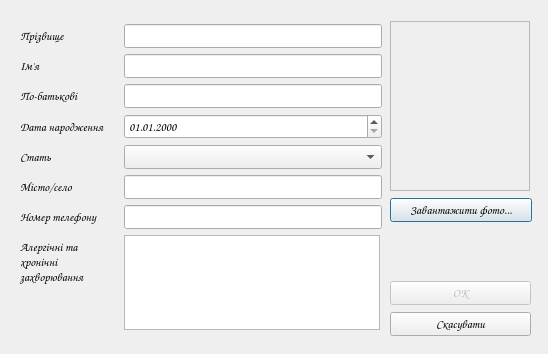
<?xml version="1.0" encoding="UTF-8"?>
<ui version="4.0">
 <class>AddPatientDialog</class>
 <widget class="QDialog" name="AddPatientDialog">
  <property name="geometry">
   <rect>
    <x>0</x>
    <y>0</y>
    <width>548</width>
    <height>354</height>
   </rect>
  </property>
  <property name="font">
   <font>
    <family>Comic Sans MS</family>
    <pointsize>9</pointsize>
   </font>
  </property>
  <property name="windowTitle">
   <string>Створити картку пацієнта</string>
  </property>
  <widget class="QWidget" name="layoutWidget">
   <property name="geometry">
    <rect>
     <x>390</x>
     <y>20</y>
     <width>142</width>
     <height>203</height>
    </rect>
   </property>
   <layout class="QVBoxLayout" name="verticalLayout">
    <item>
     <widget class="QLabel" name="patient_photo_lbl">
      <property name="sizePolicy">
       <sizepolicy hsizetype="Expanding" vsizetype="Preferred">
        <horstretch>0</horstretch>
        <verstretch>0</verstretch>
       </sizepolicy>
      </property>
      <property name="minimumSize">
       <size>
        <width>140</width>
        <height>170</height>
       </size>
      </property>
      <property name="maximumSize">
       <size>
        <width>140</width>
        <height>170</height>
       </size>
      </property>
      <property name="frameShape">
       <enum>QFrame::StyledPanel</enum>
      </property>
      <property name="text">
       <string/>
      </property>
      <property name="pixmap">
       <pixmap resource="res/res.qrc">:/action_icons/default_user.png</pixmap>
      </property>
      <property name="scaledContents">
       <bool>false</bool>
      </property>
      <property name="alignment">
       <set>Qt::AlignCenter</set>
      </property>
      <property name="margin">
       <number>0</number>
      </property>
      <property name="indent">
       <number>-1</number>
      </property>
      <property name="openExternalLinks">
       <bool>false</bool>
      </property>
     </widget>
    </item>
    <item>
     <widget class="QPushButton" name="load_photo_pb">
      <property name="text">
       <string>Завантажити фото...</string>
      </property>
     </widget>
    </item>
   </layout>
  </widget>
  <widget class="QWidget" name="layoutWidget">
   <property name="geometry">
    <rect>
     <x>20</x>
     <y>24</y>
     <width>362</width>
     <height>321</height>
    </rect>
   </property>
   <layout class="QFormLayout" name="formLayout">
    <item row="0" column="0">
     <widget class="QLabel" name="label">
      <property name="text">
       <string>Прізвище</string>
      </property>
     </widget>
    </item>
    <item row="0" column="1">
     <widget class="QLineEdit" name="s_name_le">
      <property name="minimumSize">
       <size>
        <width>0</width>
        <height>23</height>
       </size>
      </property>
      <property name="clearButtonEnabled">
       <bool>true</bool>
      </property>
     </widget>
    </item>
    <item row="1" column="0">
     <widget class="QLabel" name="label_2">
      <property name="text">
       <string>Ім'я</string>
      </property>
     </widget>
    </item>
    <item row="1" column="1">
     <widget class="QLineEdit" name="name_le">
      <property name="minimumSize">
       <size>
        <width>0</width>
        <height>23</height>
       </size>
      </property>
      <property name="clearButtonEnabled">
       <bool>true</bool>
      </property>
     </widget>
    </item>
    <item row="2" column="0">
     <widget class="QLabel" name="label_3">
      <property name="text">
       <string>По-батькові</string>
      </property>
     </widget>
    </item>
    <item row="2" column="1">
     <widget class="QLineEdit" name="f_name_le">
      <property name="minimumSize">
       <size>
        <width>0</width>
        <height>23</height>
       </size>
      </property>
      <property name="clearButtonEnabled">
       <bool>true</bool>
      </property>
     </widget>
    </item>
    <item row="3" column="0">
     <widget class="QLabel" name="label_4">
      <property name="text">
       <string>Дата народження</string>
      </property>
     </widget>
    </item>
    <item row="3" column="1">
     <widget class="QDateEdit" name="b_date_de">
      <property name="sizePolicy">
       <sizepolicy hsizetype="Expanding" vsizetype="Fixed">
        <horstretch>0</horstretch>
        <verstretch>0</verstretch>
       </sizepolicy>
      </property>
      <property name="minimumSize">
       <size>
        <width>0</width>
        <height>24</height>
       </size>
      </property>
      <property name="displayFormat">
       <string>dd.MM.yyyy</string>
      </property>
     </widget>
    </item>
    <item row="4" column="0">
     <widget class="QLabel" name="label_5">
      <property name="text">
       <string>Стать</string>
      </property>
     </widget>
    </item>
    <item row="4" column="1">
     <widget class="QComboBox" name="sex_cb">
      <property name="sizePolicy">
       <sizepolicy hsizetype="Expanding" vsizetype="Fixed">
        <horstretch>0</horstretch>
        <verstretch>0</verstretch>
       </sizepolicy>
      </property>
      <property name="minimumSize">
       <size>
        <width>0</width>
        <height>23</height>
       </size>
      </property>
     </widget>
    </item>
    <item row="5" column="0">
     <widget class="QLabel" name="label_6">
      <property name="text">
       <string>Місто/село</string>
      </property>
     </widget>
    </item>
    <item row="5" column="1">
     <widget class="QLineEdit" name="city_le">
      <property name="minimumSize">
       <size>
        <width>0</width>
        <height>23</height>
       </size>
      </property>
      <property name="clearButtonEnabled">
       <bool>true</bool>
      </property>
     </widget>
    </item>
    <item row="6" column="0">
     <widget class="QLabel" name="label_7">
      <property name="text">
       <string>Номер телефону</string>
      </property>
     </widget>
    </item>
    <item row="6" column="1">
     <widget class="QLineEdit" name="tel_number_le">
      <property name="minimumSize">
       <size>
        <width>0</width>
        <height>23</height>
       </size>
      </property>
      <property name="maxLength">
       <number>12</number>
      </property>
      <property name="clearButtonEnabled">
       <bool>true</bool>
      </property>
     </widget>
    </item>
    <item row="7" column="0">
     <widget class="QLabel" name="label_8">
      <property name="text">
       <string>Алергічні та хронічні захворювання</string>
      </property>
      <property name="scaledContents">
       <bool>false</bool>
      </property>
      <property name="wordWrap">
       <bool>true</bool>
      </property>
     </widget>
    </item>
    <item row="7" column="1">
     <widget class="QTextEdit" name="illnesses_te">
      <property name="sizePolicy">
       <sizepolicy hsizetype="Fixed" vsizetype="Fixed">
        <horstretch>0</horstretch>
        <verstretch>0</verstretch>
       </sizepolicy>
      </property>
      <property name="minimumSize">
       <size>
        <width>0</width>
        <height>95</height>
       </size>
      </property>
      <property name="maximumSize">
       <size>
        <width>16777215</width>
        <height>95</height>
       </size>
      </property>
     </widget>
    </item>
   </layout>
  </widget>
  <widget class="QWidget" name="layoutWidget">
   <property name="geometry">
    <rect>
     <x>390</x>
     <y>280</y>
     <width>141</width>
     <height>58</height>
    </rect>
   </property>
   <layout class="QVBoxLayout" name="verticalLayout_2">
    <item>
     <widget class="QPushButton" name="add_pb">
      <property name="enabled">
       <bool>false</bool>
      </property>
      <property name="text">
       <string>ОК</string>
      </property>
     </widget>
    </item>
    <item>
     <widget class="QPushButton" name="cancel_pb">
      <property name="text">
       <string>Скасувати</string>
      </property>
     </widget>
    </item>
   </layout>
  </widget>
 </widget>
 <resources>
  <include location="res/res.qrc"/>
 </resources>
 <connections/>
</ui>
